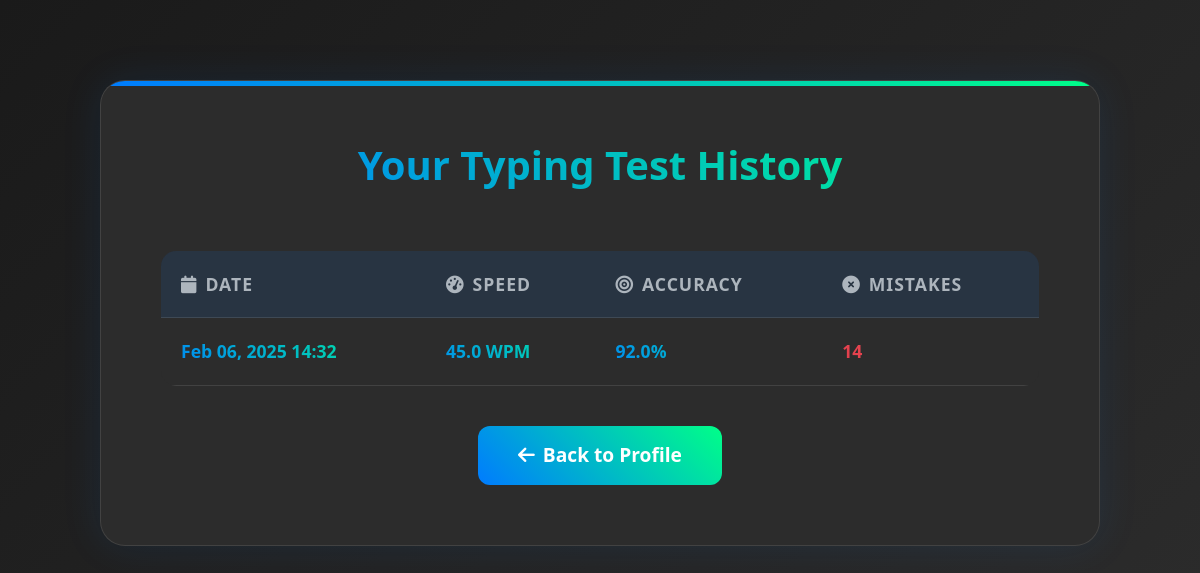
/test_history.php (signed in), run on the app's committed database.
### tables this page shows
CREATE TABLE `typing_results` (
  `result_id` int(11) NOT NULL,
  `user_id` int(11) NOT NULL,
  `wpm` int(11) NOT NULL,
  `accuracy` int(11) NOT NULL,
  `mistakes` int(11) NOT NULL,
  `time_taken` int(11) NOT NULL,
  `created_at` timestamp NOT NULL DEFAULT current_timestamp()
);

### test_history.php (the view, shortened to what this page needs)
<?php
require_once 'config/database.php';
$stmt = $pdo->prepare("
    SELECT
        wpm,
        accuracy,
        mistakes,
        time_taken,
        created_at as test_date
    FROM typing_results
    WHERE user_id = ?
    ORDER BY created_at DESC"
);
$stmt->execute([$_SESSION['user_id']]);
$testHistory = $stmt->fetchAll();
?>
<!DOCTYPE html>
<html lang="en">
<head>
    <link href="https://cdn.jsdelivr.net/npm/bootstrap@5.3.0/dist/css/bootstrap.min.css" rel="stylesheet">
    <link rel="stylesheet" href="https://cdnjs.cloudflare.com/ajax/libs/font-awesome/6.4.0/css/all.min.css">
</head>
<body>
    <div class="container">
        <div class="history-section">
            <h1 class="history-title">Your Typing Test History</h1>
            <div class="table-responsive">
                <table class="table">
                    <thead>
                        <tr>
                            <th><i class="fas fa-calendar me-2"></i>Date</th>
                            <th><i class="fas fa-tachometer-alt me-2"></i>Speed</th>
                            <th><i class="fas fa-bullseye me-2"></i>Accuracy</th>
                            <th><i class="fas fa-times-circle me-2"></i>Mistakes</th>
                        </tr>
                    </thead>
                    <tbody>
                        <?php foreach ($testHistory as $test): ?>
                            <tr>
                                <td class="date-cell">
                                    <?php echo date('M d, Y H:i', strtotime($test['test_date'])); ?>
                                </td>
                                <td class="wpm-cell">
                                    <?php echo number_format($test['wpm'], 1); ?> WPM
                                </td>
                                <td class="accuracy-cell">
                                    <?php echo number_format($test['accuracy'], 1); ?>%
                                </td>
                                <td class="mistakes-cell">
                                    <?php echo $test['mistakes']; ?>
                                </td>
                            </tr>
                        <?php endforeach; ?>
                    </tbody>
                </table>
            </div>
            <div class="text-center mt-4">
                <a href="profile.php" class="btn btn-primary">
                    <i class="fas fa-arrow-left me-2"></i>Back to Profile
                </a>
            </div>
        </div>
    </div>
</body>
</html>

### test_history.php (style rules this page uses)
body { background: linear-gradient(135deg, #1a1a1a 0%, #2d2d2d 100%); color: #ffffff; min-height: 100vh; padding: 40px 0; }
.history-section { padding: 60px; background: rgba(45, 45, 45, 0.98); border-radius: 25px; margin: 40px auto; max-width: 1000px; box-shadow: 0 0 40px rgba(0,123,255,0.1); border: 1px solid rgba(255, 255, 255, 0.1); position: relative; overflow: hidden; }
.table { color: #ffffff; background: rgba(35, 35, 35, 0.7); border-radius: 15px; overflow: hidden; margin-top: 30px; }
.table th { background: rgba(0, 123, 255, 0.15); border-color: rgba(255, 255, 255, 0.1); font-weight: 600; padding: 20px; font-size: 1.1rem; text-transform: uppercase; letter-spacing: 1px; color: #adb5bd; }
.table td { border-color: rgba(255, 255, 255, 0.1); padding: 20px; font-size: 1.1rem; vertical-align: middle; }
.wpm-cell { font-weight: 600; color: #00ff88; background: linear-gradient(45deg, #007bff, #00ff88); -webkit-background-clip: text; -webkit-text-fill-color: transparent; }
.accuracy-cell { font-weight: 600; color: #00ff88; background: linear-gradient(45deg, #007bff, #00ff88); -webkit-background-clip: text; -webkit-text-fill-color: transparent; }
.date-cell { color: #adb5bd; }
.table tbody tr { transition: all 0.3s ease; }
.wpm-cell { font-weight: 600; color: #00ff88; }
.accuracy-cell { font-weight: 600; color: #007bff; }
.date-cell { font-weight: 600; background: linear-gradient(45deg, #007bff, #00ff88); -webkit-background-clip: text; -webkit-text-fill-color: transparent; }
.history-section::before { content: ''; position: absolute; top: 0; left: 0; right: 0; height: 5px; background: linear-gradient(90deg, #007bff, #00ff88); }
.history-title { font-size: 2.5rem; font-weight: 800; margin-bottom: 2rem; background: linear-gradient(45deg, #007bff, #00ff88); -webkit-background-clip: text; -webkit-text-fill-color: transparent; text-align: center; }
.table { color: #ffffff; background: rgba(45, 45, 45, 0.5); border-radius: 15px; overflow: hidden; }
.table th { background: rgba(0, 123, 255, 0.1); border-color: rgba(255, 255, 255, 0.1); font-weight: 600; }
.table td { border-color: rgba(255, 255, 255, 0.1); }
.btn-primary { background: linear-gradient(45deg, #007bff, #00ff88); border: none; padding: 15px 40px; font-size: 1.2rem; border-radius: 12px; font-weight: 600; transition: all 0.4s ease; }
.mistakes-cell { font-weight: 600; color: #dc3545; background: linear-gradient(45deg, #dc3545, #ff6b6b); -webkit-background-clip: text; -webkit-text-fill-color: transparent; }

### data on the page
typing_results: created_at "Feb 06, 2025 14:32", wpm "45.0", accuracy "92.0", mistakes "14"
